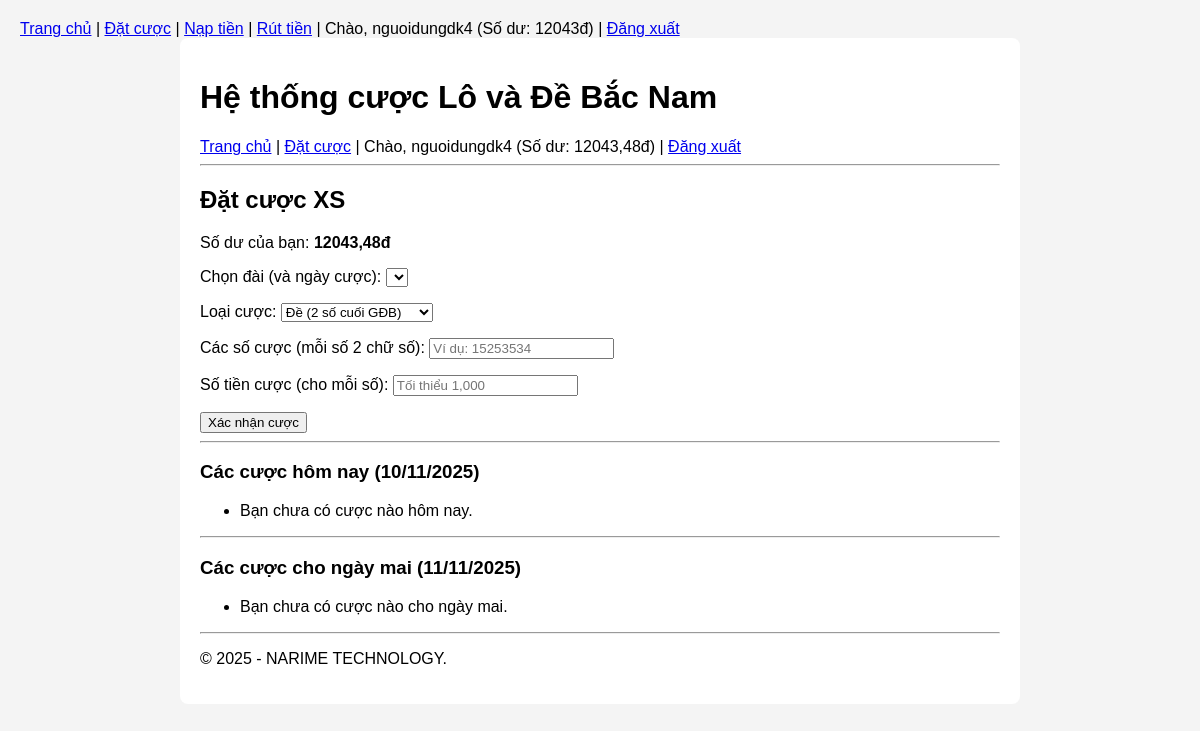
/dat-cuoc/ (signed in), run on an earlier commit of the app's database.
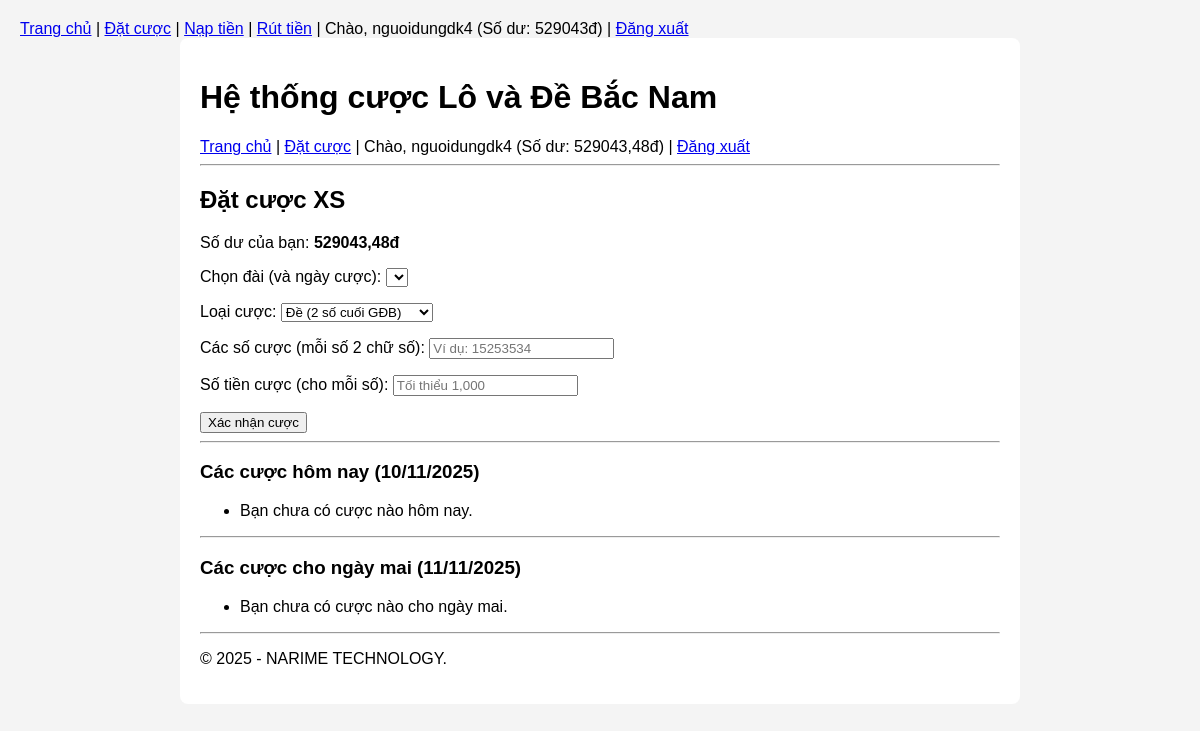
And on a later commit of the database.
### users/models.py (models this page shows, shortened)
class CustomUser(AbstractUser):
    phone_number = models.CharField(max_length=20, blank=True, null=True)
    date_of_birth = models.DateField(blank=True, null=True)

### wallet/models.py (models this page shows, shortened)
class Wallet(models.Model):
    user = models.OneToOneField(
        settings.AUTH_USER_MODEL,
        on_delete=models.CASCADE,
        related_name='wallet'
    )
    balance = models.DecimalField(
        max_digits=12,
        decimal_places=2,
        default=Decimal('0.00')
    )
    created_at = models.DateTimeField(auto_now_add=True)
    updated_at = models.DateTimeField(auto_now=True)

### lottery/views.py (the view)
# urls.py: path('dat-cuoc/', views.place_bet_view, name='place_bet'),
@login_required
def place_bet_view(request):
    local_now = get_local_now()
    today_date = local_now.date()
    tomorrow_date = today_date + datetime.timedelta(days=1)
    today_day_of_week = str(today_date.weekday())
    tomorrow_day_of_week = str(tomorrow_date.weekday())
    stations_today_open = LotteryStation.objects.filter(
        (Q(schedule_days="ALL") | Q(schedule_days__contains=today_day_of_week)) &
        Q(cutoff_hour__gt=local_now.hour)  # Lớn hơn giờ hiện tại
    )
    stations_tomorrow = LotteryStation.objects.filter(
        Q(schedule_days="ALL") | Q(schedule_days__contains=tomorrow_day_of_week)
    )
    if request.method == 'POST':
        form = BetForm(
            request.POST,
            stations_today=stations_today_open,
            stations_tomorrow=stations_tomorrow
        )
        if form.is_valid():
            data = form.cleaned_data
            station_id = data['station']
            try:
                selected_station = LotteryStation.objects.get(id=station_id)
            except LotteryStation.DoesNotExist:
                messages.error(request, "Đài bạn chọn không hợp lệ.")
                return redirect('place_bet')
            number_list = data['number']
            amount_per_bet = data['amount']
            bet_type = data['bet_type']
            if selected_station in stations_today_open:
                bet_date = today_date
            elif selected_station in stations_tomorrow:
                bet_date = tomorrow_date
            else:
                messages.error(request, f"Đài {selected_station.name} đã qua giờ chốt cược hoặc không quay hôm nay.")
                return redirect('place_bet')
            user_wallet = request.user.wallet
            total_amount_needed = amount_per_bet * len(number_list)
            if user_wallet.balance < total_amount_needed:
                messages.error(request, f"Số dư không đủ. Cần {total_amount_needed:,.0f}đ.")
                return redirect('place_bet')
            new_bet_messages = []
            updated_bets_messages = []
            try:
                with db_transaction.atomic():
                    user_wallet.balance -= total_amount_needed
                    user_wallet.save()
                    for number in number_list:
                        Transaction.objects.create(  # Model
                            wallet=user_wallet,
                            amount=amount_per_bet,
                            transaction_type='BET',
                            description=f"Cược {bet_type} {selected_station.name} số {number} ngày {bet_date}"
                        )
                        existing_bet = Bet.objects.filter(
                            user=request.user, station=selected_station,
                            bet_type=bet_type, number=number,
                            date=bet_date, status='PENDING'
                        ).first()
                        formatted_amount = f"{amount_per_bet:,.0f}đ"
                        if existing_bet:
                            existing_bet.amount += amount_per_bet
                            existing_bet.save()
                            formatted_total_bet = f"{existing_bet.amount:,.0f}đ"
                            msg = f"Ghi thêm {bet_type} {selected_station.name} {number} (ngày {bet_date}) là: {formatted_total_bet}"
                            updated_bets_messages.append(msg)
                        else:
                            Bet.objects.create(
                                user=request.user, station=selected_station,
                                bet_type=bet_type, number=number,
                                amount=amount_per_bet, date=bet_date,
                                status='PENDING'
                            )
                            msg = f"Cược mới {bet_type} {selected_station.name} số: {number} (ngày {bet_date}) là: {formatted_amount}"
                            new_bet_messages.append(msg)
                for msg in new_bet_messages: messages.success(request, msg)
                for msg in updated_bets_messages: messages.success(request, msg)
                formatted_total = f"{total_amount_needed:,.0f}đ"
                messages.info(request, f"Tổng tiền vừa cược {selected_station.name}: {formatted_total}")
                return redirect('place_bet')
            except IntegrityError:
                messages.error(request,
                               f"Lỗi: Một trong các số cược (ngày {bet_date}, đài {selected_station.name}) đã được xử lý.")
            except Exception as e:
                messages.error(request, f"Có lỗi xảy ra: {e}")
    else:
        form = BetForm(
            stations_today=stations_today_open,
            stations_tomorrow=stations_tomorrow
        )
    today_bets = Bet.objects.filter(user=request.user, date=today_date)
    tomorrow_bets = Bet.objects.filter(user=request.user, date=tomorrow_date)
    return render(request, 'lottery/place_bet.html', {
        'form': form,
        'today_bets': today_bets,
        'tomorrow_bets': tomorrow_bets,
        'tomorrow_date_for_display': tomorrow_date,
        'today_date_for_display': today_date,
    })

### lottery/views.py (called while the page is built)
def get_local_now():
    try:
        return timezone.now().astimezone(timezone.get_current_timezone())
    except Exception as e:
        print(f"LỖI MÚI GIỜ: {e}. Dùng UTC.")
        return timezone.now()

### templates/lottery/place_bet.html (shortened to what this page needs)
{% extends "base.html" %}
{% block content %}
<h2>Đặt cược XS</h2>
<p>Số dư của bạn: <strong>{{ request.user.wallet.balance|floatformat:2 }}đ</strong></p>
<form method="post">
    <p>
        <label for="{{ form.station.id_for_label }}">{{ form.station.label }}:</label>
        <select name="{{ form.station.name }}" id="{{ form.station.id_for_label }}">
        </select>
    </p>
    <p>
        <label for="{{ form.bet_type.id_for_label }}">{{ form.bet_type.label }}:</label>
        {{ form.bet_type }}
    </p>
    <p>
        <label for="{{ form.number.id_for_label }}">{{ form.number.label }}:</label>
        {{ form.number }}
    </p>
    <p>
        <label for="{{ form.amount.id_for_label }}">{{ form.amount.label }}:</label>
        {{ form.amount }}
    </p>
    <button type="submit">Xác nhận cược</button>
</form>
<hr>
<h3>Các cược hôm nay ({{ today_date_for_display|date:"d/m/Y" }})</h3>
<ul>
    {% for bet in today_bets %}
    <li>
        <strong>Đài: {{ bet.station.name }}</strong>
        (Lúc: {{ bet.created_at|time:"H:i" }}) -
        [{{ bet.get_status_display }}] -
        {{ bet.get_bet_type_display }} <strong>{{ bet.number }}</strong> -
        Số tiền: {{ bet.amount }}đ
        {% if bet.status == 'WON' %}
            (Thắng: {{ bet.winnings }}đ)
        {% endif %}
        {% if bet.status == 'PENDING' %}
            <a href="{% url 'delete_bet' bet.id %}"
               onclick="return confirm('Bạn chắc chắn muốn xóa cược này?');"
               style="color: red; margin-left: 10px;">
               [Xóa]
            </a>
        {% endif %}
    </li>
    {% empty %}
    <li>Bạn chưa có cược nào hôm nay.</li>
    {% endfor %}
</ul>
<hr>
<h3>Các cược cho ngày mai ({{ tomorrow_date_for_display|date:"d/m/Y" }})</h3>
<ul>
    {% for bet in tomorrow_bets %}
    <li>
        <strong>Đài: {{ bet.station.name }}</strong>
        (Lúc: {{ bet.created_at|time:"H:i" }}) -
        [Chờ xử lý] -
        {{ bet.get_bet_type_display }} <strong>{{ bet.number }}</strong> -
        Số tiền: {{ bet.amount }}đ
        <a href="{% url 'delete_bet' bet.id %}"
           onclick="return confirm('Bạn chắc chắn muốn xóa cược này?');"
           style="color: red; margin-left: 10px;">
           [Xóa]
        </a>
    </li>
    {% empty %}
    <li>Bạn chưa có cược nào cho ngày mai.</li>
    {% endfor %}
</ul>
{% endblock %}

### templates/base.html (shortened to what this page needs)
<!DOCTYPE html>
<html lang="vi">
<head>
</head>
<nav>
    <a href="/">Trang chủ</a> |
    {% if user.is_authenticated %}
        <a href="{% url 'place_bet' %}">Đặt cược</a> |
        <a href="{% url 'request_deposit' %}">Nạp tiền</a> |
        <a href="{% url 'request_withdrawal' %}">Rút tiền</a> |
        Chào, {{ user.username }}
        (Số dư: {{ user.wallet.balance|floatformat:"0" }}đ) |
        <a href="{% url 'logout' %}">Đăng xuất</a>
    {% else %}
        <a href="{% url 'login' %}">Đăng nhập</a> |
        <a href="{% url 'register' %}">Đăng ký</a>
    {% endif %}
</nav>
<body>
    <div class="container">
        <header>
            <h1>Hệ thống cược Lô và Đề Bắc Nam</h1>
            <nav>
                <a href="/">Trang chủ</a> |
                <a href="{% url 'place_bet' %}">Đặt cược</a>
                {% if user.is_authenticated %}
                    | Chào, {{ user.username }}
                    (Số dư: {{ user.wallet.balance }}đ)
                    | <a href="{% url 'logout' %}">Đăng xuất</a>
                {% else %}
                    | <a href="{% url 'login' %}">Đăng nhập</a>
                {% endif %}
            </nav>
        </header>
        <hr>
        <main>
            {% block content %}
            {% endblock %}
        </main>
        <footer>
            <hr>
            <p>&copy; 2025 - NARIME TECHNOLOGY.</p>
        </footer>
    </div>
</body>
</html>

What changed in the data, as far as the page shows it:
changed CustomUser "nguoidungdk4": wallet.balance "12043" → "529043"; wallet.balance "12043,48" → "529043,48"; user.wallet.balance "12043,48" → "529043,48"
